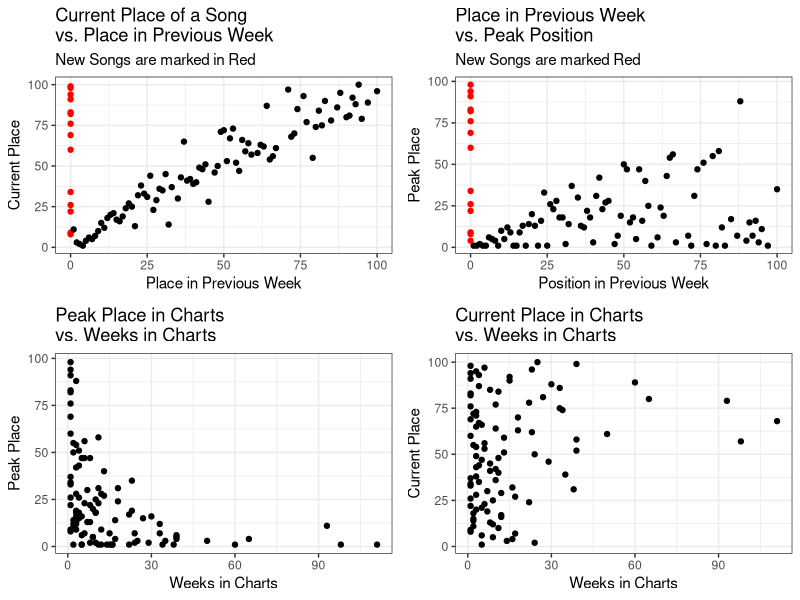
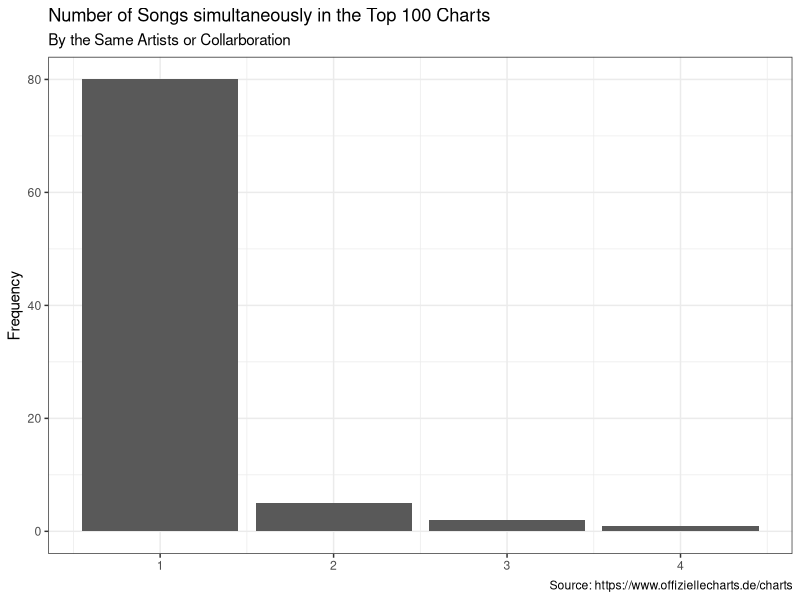
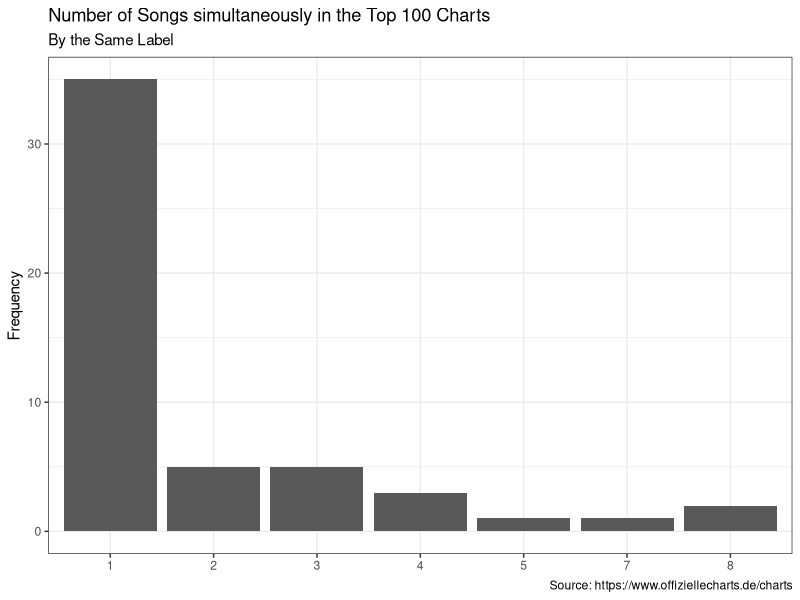

Generate these figures, in order, with R:
## ---- chunk 1
library(ggplot2)
library(gridExtra)
library(readr)
library(dplyr)
chart_scrap <- read_csv('2021-10-20_charts_report.csv')
## ---- chunk 2
#Reporting Figures and Tables
#Scatter Plots
current_v_last <- ggplot(data = chart_scrap,
                                     aes(y = current, x=last_week,
                                     col=ifelse(is.na(last_week), yes = 'NA' , no = 'NonNA')))+
                                      geom_point(aes(y = current, x=last_week_fill),show.legend = F)+
                                      scale_color_manual(values = c('#FF0000','#000000'))+
                                      labs(title = 'Current Place of a Song \nvs. Place in Previous Week',
                                           subtitle = 'New Songs are marked in Red',
                                           y='Current Place', x='Place in Previous Week')+
                                        theme_bw()
weeks_v_peak <- ggplot(data = chart_scrap,
                                             aes(x=weeks_in_charts, y=peak_in_charts))+
                                              geom_point()+
                                              labs(title = 'Peak Place in Charts \nvs. Weeks in Charts',
                                                   x='Weeks in Charts', y='Peak Place')+
                                              theme_bw()
week_v_current <- ggplot(data = chart_scrap, aes(x=weeks_in_charts, y=current))+
                                      geom_point()+
                                      labs(title = 'Current Place in Charts \nvs. Weeks in Charts',
                                           x='Weeks in Charts', y='Current Place')+
                                      theme_bw()
last_v_peak <- ggplot(data = chart_scrap, aes(x=last_week_fill, y=peak_in_charts,
                                                col=ifelse(is.na(last_week), yes = 'NA' , no = 'NonNA')))+
                                    geom_point(show.legend = F)+
                                    labs(title = 'Place in Previous Week \nvs. Peak Position',
                                         subtitle = 'New Songs are marked Red',
                                         x='Position in Previous Week', y='Peak Place')+
                                    scale_color_manual(values = c('#FF0000','#000000'))+
                                    theme_bw()
grid.arrange(current_v_last,last_v_peak, weeks_v_peak,week_v_current, nrow=2)
## ---- chunk 3
chart_scrap%>%
                      count(artist)%>%
                      ggplot(aes(x=n))+
                      geom_bar()+
                      labs(title = 'Number of Songs simultaneously in the Top 100 Charts',
                           subtitle = 'By the Same Artists or Collarboration',
                           y='Frequency',
                           x=NULL,
                           caption = 'Source: https://www.offiziellecharts.de/charts')+
                      theme_bw()
chart_scrap%>%
                        count(artist,sort = T)%>%
                        filter(n>1)%>%
                        knitr::kable()
chart_scrap%>%
                      count(label)%>%
                      ggplot(aes(x=as.factor(n)))+
                      geom_bar()+
                      geom_bar()+
                      labs(title = 'Number of Songs simultaneously in the Top 100 Charts',
                           subtitle = 'By the Same Label',
                           y='Frequency',
                           x=NULL,
                           caption = 'Source: https://www.offiziellecharts.de/charts')+
                      theme_bw()
chart_scrap%>%
                        count(label, sort = T)%>%
                        filter(n>1)%>%
                        knitr::kable()
## ---- chunk 4
#Songs that are currently peaking
chart_scrap%>%
                        filter(current == peak_in_charts)%>%
                        select(artist, title, current)%>%
                        rename(Position = current)%>%
                        knitr::kable()
